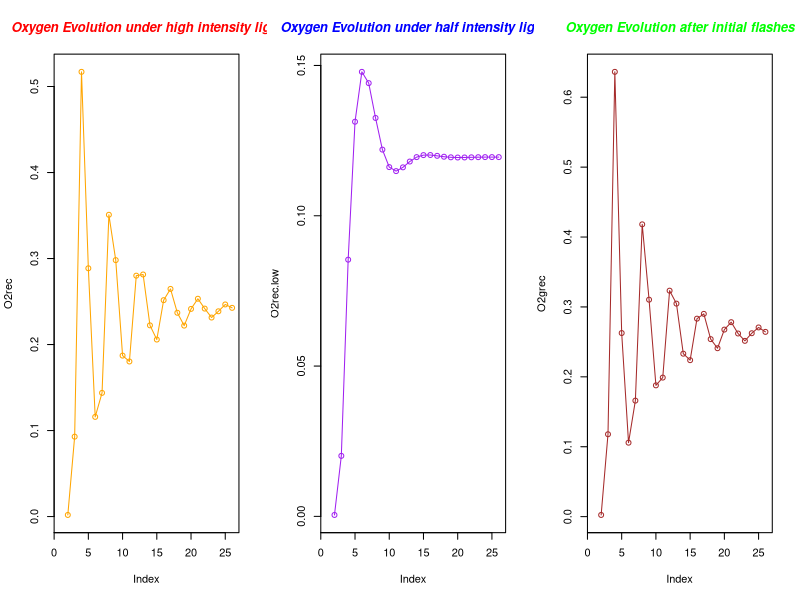

Reproduce this figure in R.
#PBI 200B, Midterm 2 (Dr. Theg portion)
#all code below written (poorly) by Isaiah L Mohr

greyskull<-"By the power of Greyskull!"
#oxygen evolution under high light intensity
s0=0.25   #initial proportion of Mn in s0
s1=0.75   #initial proportion of Mn in s1
s2=0.0    #other states proportion = 0% (unstable or s4)
s3=0.0
s4=0.0
O2=0.0    #oxygen evolution (initial is, of course, 0)


#equations below
#s4 <- s4+ 0.85*s3 + 0.05*s2 - 1.0*s4
#s3 <- s3+ 0.85*s2 + 0.05*s1 - 0.9*s3
#s2 <- s2+ 0.85*s1 + 0.05*s0 - 0.9*s2
#s1 <- s1 + 0.85*s0 + 0.05*s3 - 0.9*s1
#s0 <- s0 + 1.0*s4 - 0.9*s0

#O2 <- 1*s4 + 0.05*s3

#variables for use in for() loop below
s4rec<-NULL
s3rec<-NULL
s2rec<-NULL
s1rec<-NULL
s0rec<-NULL
O2rec<-NULL


#for loop, runs the code 25 steps, recording changes in each step
flashes<-seq(1,25,1)
for(i in flashes){
  s4 <- s4+ 0.85*s3 + 0.05*s2 - 1.0*s4
  s3 <- s3+ 0.85*s2 + 0.05*s1 - 0.9*s3
  s2 <- s2+ 0.85*s1 + 0.05*s0 - 0.9*s2
  s1 <- s1 + 0.85*s0 + 0.05*s3 - 0.9*s1
  s0 <- s0 + 1.0*s4 - 0.9*s0
  
  O2 <- 1*s4 + 0.05*s3
  
  s4rec[i+1]<-s4
  s3rec[i+1]<-s3
  s2rec[i+1]<-s2
  s1rec[i+1]<-s1
  s0rec[i+1]<-s0
  O2rec[i+1]<-O2
  
}

#readout of the recorded O2 evolution at each step
O2rec

#graphing them:
greyskull
par(mfrow=c(1,3))
plot(O2rec, type="o", col="orange")
title(main="Oxygen Evolution under high intensity light", col.main="red", font.main=4)



######################
######################


#Oxygen evolution under 1/2 light intensity
s0l=0.25
s1l=0.75
s2l=0.0
s3l=0.0
s4l=0.0
O2l=0.0

#assumption of equations is 1/2 number of photons means 1/2 probabilities of change in state due to light

#s4.low <- s4l + 0.425*s3l + 0.025*s2l - 1.0*s4l
#s3.low <- s3l + 0.425*s2l + 0.025*s1l - 0.45*s3l
#s2.low <- s2l + 0.425*s1l + 0.025*s0l - 0.45*s2l
#s1.low <- s1l + 0.425*s0l + 0.025*s3l - 0.45*s1l
#s0.low <- s0l + 1.0*s4l - 0.45*s0l

#O2l <- 1*s4l + 0.025*s3l

s4rec.low<-NULL
s3rec.low<-NULL
s2rec.low<-NULL
s1rec.low<-NULL
s0rec.low<-NULL
O2rec.low<-NULL


flashes<-seq(1,25,1)				#1 to 25, in single steps
for(i in flashes){

  s4l <- s4l + 0.425*s3l + 0.025*s2l - 1.0*s4l
  s3l <- s3l + 0.425*s2l + 0.025*s1l - 0.45*s3l
  s2l <- s2l + 0.425*s1l + 0.025*s0l - 0.45*s2l
  s1l <- s1l + 0.425*s0l + 0.025*s3l - 0.45*s1l
  s0l <- s0l + 1.0*s4l - 0.45*s0l
  
  O2l <- 1*s4l + 0.025*s3l
  
  s4rec.low[i+1]<-s4l
  s3rec.low[i+1]<-s3l
  s2rec.low[i+1]<-s2l
  s1rec.low[i+1]<-s1l
  s0rec.low[i+1]<-s0l
  O2rec.low[i+1]<-O2l
}

O2rec.low

greyskull
plot(O2rec.low, type="o", col="purple")
title(main="Oxygen Evolution under half intensity light", col.main="blue", font.main=4)



####################
####################




#Oxygen evolution with 2 flashes and relaxation back; so...should begin with a larger s1 state value...
s0f=0.25
s1f=0.75
s2f=0.0
s3f=0.0
s4f=0.0
O2f=0.0


#s4f <- s4f + 0.85*s3f + 0.05*s2f - 1.0*s4f
#s3f <- s3f + 0.85*s2f + 0.05*s1f - 0.9*s3f
#s2f <- s2f + 0.85*s1f + 0.05*s0f - 0.9*s2f
#s1f <- s1f + 0.85*s0f + 0.05*s3f - 0.9*s1f
#s0f <- s0f + 1.0*s4f - 0.9*s0f

#O2f <- 1*s4f + 0.05*s3f

s4frec<-NULL
s3frec<-NULL
s2frec<-NULL
s1frec<-NULL
s0frec<-NULL
O2frec<-NULL


#running initial cycle for 2 steps (representing first 2 flashes before the 2 minutes of darkness)
flashes<-seq(1,2,1)				#1 to 25, in single steps
for(i in flashes){
  s4f <- s4f + 0.85*s3f + 0.05*s2f - 1.0*s4f
  s3f <- s3f + 0.85*s2f + 0.05*s1f - 0.9*s3f
  s2f <- s2f + 0.85*s1f + 0.05*s0f - 0.9*s2f
  s1f <- s1f + 0.85*s0f + 0.05*s3f - 0.9*s1f
  s0f <- s0f + 1.0*s4f - 0.9*s0f
  
  O2f <- 1*s4f + 0.05*s3f
  
  s4frec[i+1]<-s4f
  s3frec[i+1]<-s3f
  s2frec[i+1]<-s2f
  s1frec[i+1]<-s1f
  s0frec[i+1]<-s0f
  O2frec[i+1]<-O2f
  
}

#now take that and transfer everything to s0 and s1 - the devolution of s4-->s0, of s1&s2-->s1

s0g = s0f + s4f          #the new s0 proportion
s1g = s1f + s2f + s3f    #the new s1 proportion
s2g = 0
s3g = 0
s4g = 0

s0grec = NULL
s1grec = NULL
s2grec = NULL
s3grec = NULL
s4grec = NULL
O2grec = NULL

#and re-running it for 25 steps of light
flashes<-seq(1,25,1)
for(i in flashes){
  s4g <- s4g + 0.85*s3g + 0.05*s2g - 1.0*s4g
  s3g <- s3g + 0.85*s2g + 0.05*s1g - 0.9*s3g
  s2g <- s2g + 0.85*s1g + 0.05*s0g - 0.9*s2g
  s1g <- s1g + 0.85*s0g + 0.05*s3g - 0.9*s1g
  s0g <- s0g + 1.0*s4g - 0.9*s0g
  
  O2g <- 1*s4g + 0.05*s3g
  
  s4grec[i+1]<-s4g
  s3grec[i+1]<-s3g
  s2grec[i+1]<-s2g
  s1grec[i+1]<-s1g
  s0grec[i+1]<-s0g
  O2grec[i+1]<-O2g
  
}

plot(O2grec, type="o", col="brown")
title(main="Oxygen Evolution after initial flashes", col.main="green", font.main=4)


#and final plots are received!
#at half intensity, O2 evolution stabilizes at ~0.12 copared to 0.25 and does so very early (by about flash 15 \
#compared to no signs of a steady-state yet in high intensity), while priming the Mn in a s1 state increases the \
#aount of O2 evolved initially but it seems to stabilize at about the same point as in high-intensity light.